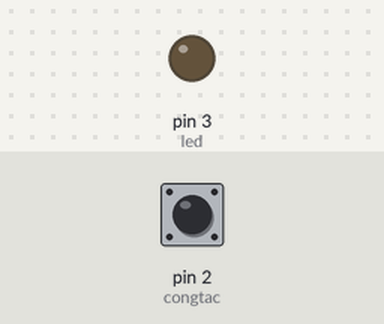
The sketch below on a simulated Arduino Uno, built with avr-gcc and run on an emulated ATmega328P. On the bench: output pins drawn as LEDs (lit = HIGH). The inputs (shaded band) are chosen by the test bench; at power-on: pin 2 (congtac) HIGH.

Above: at 1.2 s.
1.3 s: pin 2 (congtac) pulled LOW for 0.15 s
At 1.37 s:
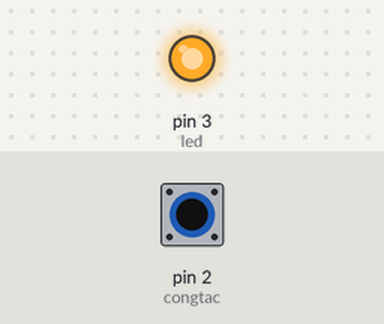
2.9 s: pin 2 (congtac) pulled LOW for 3.2 s
At 7.1 s:
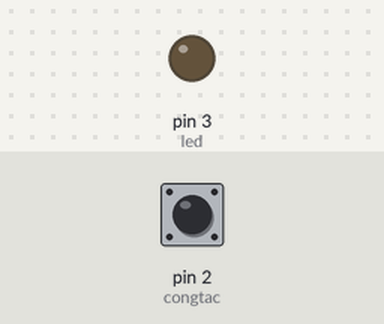
Timing chart, 0 to 8.6 s (numbered marks = the images above; inputs shaded):
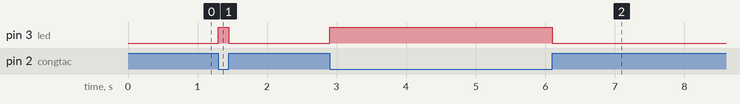

The sketch:

control-led.ino
```cpp
int congtac = 2;
int led = 3;
void setup()
{
  pinMode(congtac, INPUT_PULLUP); // khi khong nhan thi treo len 1
  pinMode(led,OUTPUT);
}

void loop()
{
  int trangthai = digitalRead(congtac);
  if(trangthai == 1)
  {
    digitalWrite(led, 0);
  }
  else
    digitalWrite(led, 1);
}
```

Measured:
- after the input at 1.3 s, pin 3 (led): LOW → HIGH at once, → LOW 0.15 s later
- after the input at 2.9 s, pin 3 (led): LOW → HIGH at once, → LOW 3.2 s later
